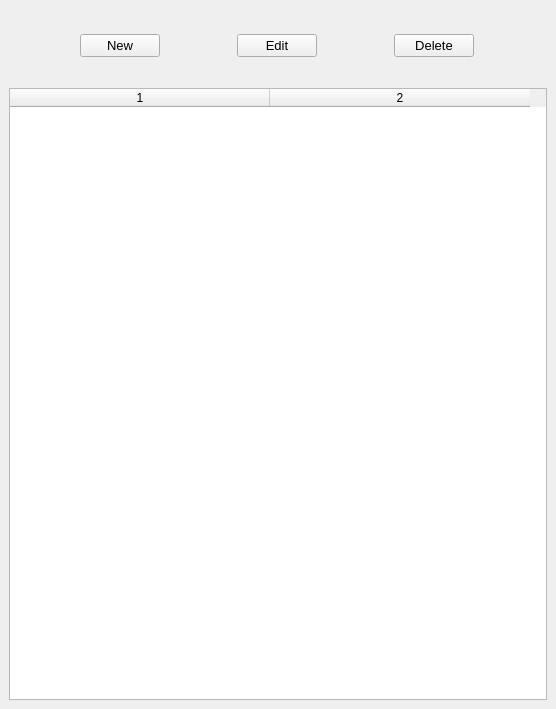
<?xml version="1.0" encoding="UTF-8"?>
<ui version="4.0">
 <class>humans</class>
 <widget class="QMainWindow" name="humans">
  <property name="geometry">
   <rect>
    <x>0</x>
    <y>0</y>
    <width>556</width>
    <height>709</height>
   </rect>
  </property>
  <property name="windowTitle">
   <string>MainWindow</string>
  </property>
  <widget class="QWidget" name="centralwidget">
   <layout class="QVBoxLayout" name="verticalLayout">
    <item>
     <layout class="QHBoxLayout" name="horizontalLayout_2">
      <property name="topMargin">
       <number>25</number>
      </property>
      <property name="bottomMargin">
       <number>25</number>
      </property>
      <item>
       <widget class="QPushButton" name="new_button">
        <property name="sizePolicy">
         <sizepolicy hsizetype="Maximum" vsizetype="Fixed">
          <horstretch>0</horstretch>
          <verstretch>0</verstretch>
         </sizepolicy>
        </property>
        <property name="font">
         <font>
          <pointsize>10</pointsize>
         </font>
        </property>
        <property name="text">
         <string>New</string>
        </property>
       </widget>
      </item>
      <item>
       <widget class="QPushButton" name="edit_button">
        <property name="sizePolicy">
         <sizepolicy hsizetype="Maximum" vsizetype="Fixed">
          <horstretch>0</horstretch>
          <verstretch>0</verstretch>
         </sizepolicy>
        </property>
        <property name="font">
         <font>
          <pointsize>10</pointsize>
         </font>
        </property>
        <property name="text">
         <string>Edit</string>
        </property>
       </widget>
      </item>
      <item>
       <widget class="QPushButton" name="delete_button">
        <property name="sizePolicy">
         <sizepolicy hsizetype="Maximum" vsizetype="Fixed">
          <horstretch>0</horstretch>
          <verstretch>0</verstretch>
         </sizepolicy>
        </property>
        <property name="font">
         <font>
          <pointsize>10</pointsize>
         </font>
        </property>
        <property name="text">
         <string>Delete</string>
        </property>
       </widget>
      </item>
     </layout>
    </item>
    <item>
     <layout class="QHBoxLayout" name="horizontalLayout">
      <item>
       <widget class="QTableWidget" name="tableWidget">
        <property name="sizePolicy">
         <sizepolicy hsizetype="MinimumExpanding" vsizetype="Expanding">
          <horstretch>0</horstretch>
          <verstretch>0</verstretch>
         </sizepolicy>
        </property>
        <property name="selectionBehavior">
         <enum>QAbstractItemView::SelectRows</enum>
        </property>
        <property name="columnCount">
         <number>2</number>
        </property>
        <attribute name="horizontalHeaderDefaultSectionSize">
         <number>260</number>
        </attribute>
        <attribute name="horizontalHeaderMinimumSectionSize">
         <number>70</number>
        </attribute>
        <column/>
        <column/>
       </widget>
      </item>
     </layout>
    </item>
   </layout>
  </widget>
 </widget>
 <resources/>
 <connections/>
</ui>
